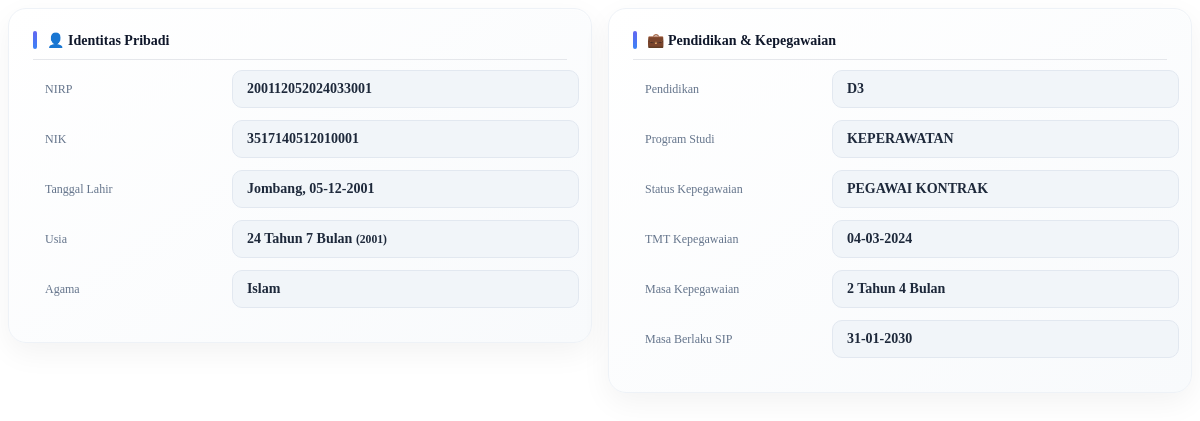
The app's page /pages/Kontrak/detailKontrak.php?id=1 with its own data.
### tables this page shows
CREATE TABLE `pegawai_kontrak` (
  `id` int(11) NOT NULL,
  `nama` varchar(500) DEFAULT NULL,
  `nik` varchar(100) DEFAULT NULL,
  `nip` varchar(100) DEFAULT NULL,
  `tempat_lahir` varchar(200) DEFAULT NULL,
  `tanggal_lahir` date DEFAULT NULL,
  `jenis_kelamin` varchar(50) DEFAULT NULL,
  `agama` varchar(50) DEFAULT NULL,
  `alamat` text DEFAULT NULL,
  `nomor_hp` varchar(50) DEFAULT NULL,
  `email` varchar(200) DEFAULT NULL,
  `pendidikan` varchar(200) DEFAULT NULL,
  `program_studi` varchar(200) DEFAULT NULL,
  `jabatan` varchar(200) DEFAULT NULL,
  `unit` varchar(200) DEFAULT NULL,
  `status_kepegawaian` varchar(100) DEFAULT NULL,
  `tmt_kepegawaian` date DEFAULT NULL,
  `tmt_masuk` date DEFAULT NULL,
  `status_pegawai` enum('AKTIF','NONAKTIF','RESIGN','PENSIUN') DEFAULT 'AKTIF',
  `tmt_status` date DEFAULT NULL,
  `masa_berlaku` date DEFAULT NULL
);

### pages/Kontrak/detailKontrak.php (the view, shortened to what this page needs)
<?php
require_once('../../config/db.php');
$id = intval($_GET['id']);
$data = $koneksi->query("SELECT * FROM pegawai_kontrak WHERE id=$id")->fetch_assoc();
$tgl_lahir = $data['tanggal_lahir'];
$lahir = new DateTime($tgl_lahir);
$today = new DateTime();
$diff = $today->diff($lahir);
$usia_tahun = $diff->y;
$usia_bulan = $diff->m;
$tahun_lahir = $lahir->format('Y');
if (!empty($data['tmt_kepegawaian']) && $data['tmt_kepegawaian'] != '0000-00-00') {
    $tmt_kepeg = new DateTime($data['tmt_kepegawaian']);
    $today = new DateTime();
    $diff_kepeg = $today->diff($tmt_kepeg);
    $kepeg_tahun = $diff_kepeg->y;
    $kepeg_bulan = $diff_kepeg->m;
} else {
    $kepeg_tahun = '-';
    $kepeg_bulan = '';
}
?>
<div class="detail-container">
    <div class="card-box">
        <div class="section-title">👤 Identitas Pribadi</div>
        <div class="item">
            <span class="label">NIRP</span>
            <span class="value"><?= $data['nip']; ?></span>
        </div>
        <div class="item">
            <span class="label">NIK</span>
            <span class="value"><?= $data['nik']; ?></span>
        </div>
        <div class="item">
            <span class="label">Tanggal Lahir</span>
            <span class="value">
                <?= $data['tempat_lahir']; ?>, <?= date('d-m-Y', strtotime($data['tanggal_lahir'])); ?>
            </span>
        </div>
        <div class="item">
            <span class="label">Usia</span>
            <span class="value">
                <?= $usia_tahun; ?> Tahun <?= $usia_bulan; ?> Bulan
                <small>(<?= $tahun_lahir; ?>)</small>
            </span>
        </div>
        <div class="item">
            <span class="label">Agama</span>
            <span class="value"><?= $data['agama']; ?></span>
        </div>
    </div>
    <div class="card-box">
        <div class="section-title">💼 Pendidikan & Kepegawaian</div>
        <div class="item">
            <span class="label">Pendidikan</span>
            <span class="value"><?= $data['pendidikan']; ?></span>
        </div>
        <div class="item">
            <span class="label">Program Studi</span>
            <span class="value"><?= $data['program_studi']; ?></span>
        </div>
        <div class="item">
            <span class="label">Status Kepegawaian</span>
            <span class="value"><?= $data['status_kepegawaian']; ?></span>
        </div>
        <div class="item">
            <span class="label">TMT Kepegawaian</span>
            <span class="value">
                <?= date('d-m-Y', strtotime($data['tmt_kepegawaian'])); ?>
            </span>
        </div>
        <div class="item">
            <span class="label">Masa Kepegawaian</span>
            <span class="value">
                <?= $kepeg_tahun; ?> Tahun <?= $kepeg_bulan; ?> Bulan
            </span>
        </div>
        <div class="item">
            <span class="label">Masa Berlaku SIP</span>
            <span class="value">
                <?=
                (!empty($data['masa_berlaku']) &&
                    $data['masa_berlaku'] != '0000-00-00')
                    ? date('d-m-Y', strtotime($data['masa_berlaku']))
                    : '-';
                ?>
            </span>
        </div>
    </div>
</div>

### pages/Kontrak/detailKontrak.php (style rules this page uses)
.detail-container { display: flex; gap: 16px; align-items: flex-start; }
.card-box { flex: 1; min-width: 0; overflow: hidden; transition: 0.2s; height: fit-content; background: linear-gradient(145deg, #ffffff, #f8fafc); border-radius: 18px; padding: 22px 24px; border: 1px solid #eef2f7; box-shadow: 0 10px 30px rgba(0, 0, 0, 0.05), inset 0 1px 0 rgba(255, 255, 255, 0.6); }
.section-title { display: flex; align-items: center; gap: 10px; font-size: 14px; font-weight: 700; color: #0f172a; margin-bottom: 10px; padding-bottom: 10px; border-bottom: 1px solid #e5e7eb; position: relative; }
.section-title::before { content: ""; width: 4px; height: 18px; border-radius: 6px; background: linear-gradient(180deg, #6366f1, #3b82f6); }
.item { display: grid; margin-bottom: 12px; gap: 12px; align-items: center; grid-template-columns: 35% 65%; }
.label { font-size: 12px; color: #64748b; font-weight: 500; line-height: 1.4; flex-shrink: 0; width: 120px; padding: 9px 12px; white-space: nowrap; }
.value { flex: 1; min-width: 0; font-size: 14px; font-weight: 600; color: #1e293b; padding: 10px 14px; border-radius: 10px; background: #f1f5f9; border: 1px solid #e2e8f0; word-break: normal; overflow-wrap: anywhere; }

### records on screen
pegawai_kontrak: nip "200112052024033001", nik "3517140512010001", tempat_lahir "Jombang", tanggal_lahir "05-12-2001", tanggal_lahir "2001", agama "Islam", pendidikan "D3", program_studi "KEPERAWATAN", status_kepegawaian "PEGAWAI KONTRAK", tmt_kepegawaian "04-03-2024", tmt_kepegawaian "2", tmt_kepegawaian "4", masa_berlaku "31-01-2030"
